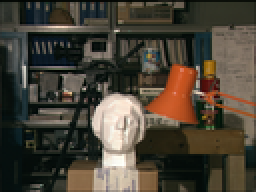
%> input picture CV-Shai/HW/test/Submit/image_left.png, 128 x 96 px, shrunk from 384 x 288 before the run (shown 2 times larger)
$ octave run_script.m   (GNU Octave 9; MATLAB toolbox functions it lacks are replaced by stand-ins)
%> lines starting %> are read from the running program, lines starting %| are printed output that depends on the picture; in (x1, y1, x2, y2) boxes, pixels count from 0 and x2, y2 are one past the last pixel; in counts of white or black regions, pixels touching at a corner belong together; the program's own positions count from 1
### CV-Shai/HW/test/Submit/compute_all.m
function compute_all(file_left_img, file_right_img, file_params)
%> called with file_left_img = 'image_left.png', file_right_img = 'image_right.png', file_params = 'params.mat'


    %% Initializing

    % Processing Parameters
    load(file_params)
    required_params = {'p_dRange', 'p_WinSize', 'p_Cost1', 'p_Cost2'};
    for ip = 1:numel(required_params)
        assert(exist(required_params{ip}, 'var') == 1, sprintf('%s is missing in params file', required_params{ip}));
    end
    num_labels = 2 * p_dRange + 1;

    % Read images
    rgb_left = imread(file_left_img);
%> rgb_left is the input picture: size 96x128x3 uint8; mean R, G, B 73.3, 66.7, 54.7
    im_left = im2double(rgb2gray(rgb_left));
    rgb_right = imread(file_right_img);
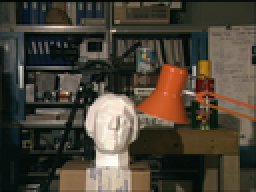
%> input picture CV-Shai/HW/test/Submit/image_right.png, 128 x 96 px, shrunk from 384 x 288 before the run (shown 2 times larger)
%> rgb_right is the input picture: size 96x128x3 uint8; mean R, G, B 74.2, 67.3, 55.2
    im_right = im2double(rgb2gray(rgb_right));

    % Draw images
    figure(101);
    subplot(1, 2, 1); imshow(im_left); title('Left Image');
    subplot(1, 2, 2); imshow(im_right); title('Right Image');


    %% SSD Distance matrix

    % Compute Sum-Square-Diff distance
    ssdd = ssd_distance(im_left, im_right, p_WinSize, p_dRange);


    %% Naive disparity image

    % Construct disparity image
    label_no_smooth = naive_labeling(ssdd);

    % Draw disparity image
    figure(102);
    subplot(1, 2, 1); imshow(rgb_left); title('Source Image');
    subplot(1, 2, 2);
    imshow(label_no_smooth, [1, num_labels]);
    colormap('jet'); title('Naive Depth');


    %% Smooth disparity image - Dynamic Programming

    % Construct disparity image
    label_smooth_dp = dp_labeling(ssdd, p_Cost1, p_Cost2);

    % Draw disparity image
    figure(103);
    subplot(1, 2, 1); imshow(rgb_left); title('Source Image');
    subplot(1, 2, 2);
    imshow(label_smooth_dp, [1, num_labels]);
    colormap('jet'); title('Smooth Depth - DP');


    %% Smooth disparity image - Semi-Global Mapping

    % Construct disparity image
    label_smooth_sgm = sgm_labeling(ssdd, p_Cost1, p_Cost2);

    % Draw disparity image
    figure(104);
    subplot(1, 2, 1); imshow(rgb_left); title('Source Image');
    subplot(1, 2, 2);
    imshow(label_smooth_sgm, [1, num_labels]);
    colormap('jet'); title('Smooth Depth - SGM');


    %% Final results

    figure(105);
    subplot(2, 2, 1); imshow(rgb_left); title('Source');
    subplot(2, 2, 2);
    imshow(label_no_smooth, [1, num_labels]);
    colormap('jet'); title('SSD');
    subplot(2, 2, 3);
    imshow(label_smooth_dp, [1, num_labels]);
    colormap('jet'); title(sprintf('DP (%0.1f,%0.1f)', p_Cost1, p_Cost2));
    subplot(2, 2, 4);
    imshow(label_smooth_sgm, [1, num_labels]);
    colormap('jet'); title(sprintf('SGM (%0.1f,%0.1f)', p_Cost1, p_Cost2));

end

### CV-Shai/HW/test/Submit/ssd_distance.m
function [ssdd] = ssd_distance_bkp (im_left, im_right, win_size, dsp_range)
%> called with win_size = 3, dsp_range = 20

    % initialize ssdd matrix:
    dsp_full_range = -dsp_range:dsp_range;
    [nRows, nCols] = size(im_left);
%> nRows = 96; nCols = 128
    nLabels=2*dsp_range + 1;
    window = ones(win_size);
    ssdd=zeros(nRows, nCols, nLabels);

    % Input images are rectified => x-axis search only
    im_right_padded = zeros(nRows,nCols+nLabels-1);
    im_right_padded(:,dsp_range+1:dsp_range+nCols) = im_right;

    for i = 1:nLabels
        % Shift im_right in the current disparity
        shift_im_right = im_right_padded(:,dsp_range+1+dsp_full_range(i):dsp_range+1+dsp_full_range(i)+nCols-1);
        % Perform conv2 with the square diff matrix.
        	ssdd(:,:,i) = conv2( (shift_im_right - im_left(:,:)).^2, window, 'same');
    end

    % Normalization
    ssdd = 255 * ( ssdd - min(ssdd(:)) ) / ( max(ssdd(:)) - min(ssdd(:)) );


end

### CV-Shai/HW/test/Submit/naive_labeling.m
function [label_no_smooth] = naive_labeling(ssdd)

    [~, label_no_smooth] = min(ssdd,[],3);

% [10 lines of commented-out code are left out]
end

### CV-Shai/HW/test/Submit/dp_grade_slice.m
function [ L_slice ] = dp_grade_slice (C_slice, P1, P2)

    [nLabels, nCols]=size(C_slice);


    % L_slice always gets atleast C_slice: L_slice(d,col)=C_slice(d,col)
    L_slice=C_slice;
    L_slice_pad = [inf*ones([1,nCols]); L_slice; inf*ones([1,nCols])];

    for col=2:nCols
        min_prev_col=min(L_slice(:,col-1));
        % L(d,col-1)
        val1 = L_slice_pad(2:end-1,col-1);
        val2 = P1 + min( L_slice_pad(3:end,col-1),...
        L_slice_pad(1:end-2,col-1) );

        % min{L(d+k,col-1)} when k>=2
        val3 = (P2 + min (L_slice_pad(:, col - 1)))*ones([nLabels,1]);
        M = min(min(val1, val2), val3);
        L_slice_pad(2:end-1,col) = L_slice_pad(2:end-1,col) + M -min_prev_col;
    end
    L_slice = L_slice_pad(2:end-1,:) ;
end

### CV-Shai/HW/test/Submit/dp_labeling.m
function [ label_smooth_dp] = dp_labeling(C, P1, P2)
%> called with P1 = 0.5, P2 = 3

        [nRows, nCols, ~]=size(C);
        label_smooth_dp=zeros(nRows, nCols);

        for row=1:nRows
             L_silce_h = dp_grade_slice (squeeze(C(row,:,:))', P1, P2);
            [~, label_smooth_dp(row,:)] = min(L_silce_h);
        end


end

### CV-Shai/HW/test/Submit/sgm_labeling.m
function label_smooth_sgm = sgm_labeling(C, P1, P2);
%> called with P1 = 0.5, P2 = 3
%SGM_LABELING - find disparcity map based on minimum ssdd of 8 directions
%
[m, n, ~] = size(C);
%> m = 96; n = 128
label_smooth_sgm = zeros(m, n);

%%
% Horizontal direction
for i=1:m
    L1 = dp_grade_slice (get_slice_direction(C, 1, i), P1, P2);
    L5 = dp_grade_slice (get_slice_direction(C, 5, i), P1, P2);
    [~, L1_min] = min(L1);
    [~, L5_min] = min(L5);
    label_smooth_sgm(i,:) = label_smooth_sgm(i,:) + L1_min + L5_min;
end

%%
% Vertical direction

for i=1:n
    L3 = dp_grade_slice (get_slice_direction(C, 3, i), P1, P2);
    L7 = dp_grade_slice (get_slice_direction(C, 7, i), P1, P2);
    [~, L3_min] = min(L3);
    [~, L7_min] = min(L7);
    label_smooth_sgm(:,i) = label_smooth_sgm(:,i) + L3_min' + L7_min';
end
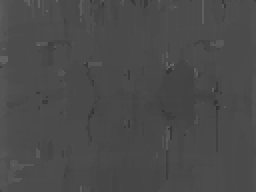
%> label_smooth_sgm: size 96x128 double (shown 2 times larger); min 49, max 105, mean 74.5

%%
% Diagnals

for i= -m + 1: 1: n-1
    L2 = dp_grade_slice (get_slice_direction(C, 2, i), P1, P2);
    L4 = dp_grade_slice (get_slice_direction(C, 4, i), P1, P2);
    L6 = dp_grade_slice (get_slice_direction(C, 6, i), P1, P2);
    L8 = dp_grade_slice (get_slice_direction(C, 8, i), P1, P2);
    sub = diagnum2ind(m, n, i);
    [~, L2_min] = min(L2);
    [~, L6_min] = min(L6);
    label_smooth_sgm(sub) = label_smooth_sgm(sub) + L2_min + fliplr(L6_min);

    tmp = zeros([m,n]);
    [~, L4_min] = min(L4);
    [~, L8_min] = min(L8);
    tmp(sub) = L4_min + fliplr(L8_min);
    label_smooth_sgm = label_smooth_sgm + fliplr(tmp);
end
%> this loop made 223 passes
%> (L6_min, L4_min, L8_min) on passes 3 to 4: ([21 21 21], [21 18 18], [19 19 18]), ([21 21 21 21], [21 21 18 18], [19 19 18 18])
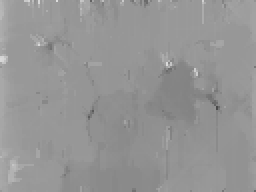
%> label_smooth_sgm: size 96x128 double (shown 2 times larger); min 73, max 220, mean 149
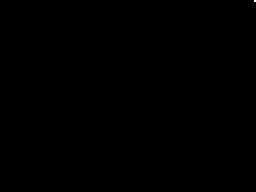
%> tmp: size 96x128 double (shown 2 times larger); values 0 (black) and 46 (white), 0.01% white in thin lines or dots, all inside (x1, y1, x2, y2) = (127, 0, 128, 1)

label_smooth_sgm = label_smooth_sgm /8;
end


function ind = diagnum2ind(m, n, diagnum)


if diagnum < 0
    row_sub = abs(diagnum)+1:1:m;
    col_sub = 1:1:min(length(row_sub),n);
    row_sub = row_sub(1:length(col_sub));
else
    col_sub = abs(diagnum)+1:1:n;
    row_sub = 1:1:min(length(col_sub),m);
    col_sub = col_sub(1:length(row_sub));
end
ind = sub2ind([m,n], row_sub, col_sub);
end

### CV-Shai/HW/test/Submit/get_slice_direction.m
function slice  = get_slice_direction(C, slice_direction, slice_idx)
%get_slice_direction  - get slices of ssdd matrix.
%   depending on direction get slices of C[dXnXm]- tensor of pixels per
%   disparity values. for diagnle directions indexing is used as
%   library function `diag` uses.

if slice_direction == 1 || slice_direction == 5
    slice = get_slice15(C, slice_idx, slice_direction == 5);
elseif slice_direction == 2 || slice_direction == 6
    slice = get_slice26(C, slice_idx, slice_direction == 6);
elseif slice_direction == 3 || slice_direction == 7
    slice = get_slice15(permute(C, [2, 1, 3]), slice_idx, slice_direction == 7);
elseif slice_direction == 4 || slice_direction == 8
    slice = get_slice26(fliplr(C), slice_idx, slice_direction == 8);


end
end

function  slice = get_slice15(C, slice_idx, flip)
    slice = C(slice_idx, :, :);
    if flip
        slice = fliplr(slice);
    end
    slice = squeeze(slice)';
end

function slice = get_slice26(C, slice_idx, flip)

    %slice_idx - -1 is the first diag under the main diag
    %             1 is the first diag right to the main diag
    [~, ~, d] = size(C);
    slice = zeros([d, length(diag(C(:,:,1), slice_idx))]);

    for i=1:d
        slice(i,:) = diag(C(:,:,i), slice_idx);
    end

    if flip
        slice = fliplr(slice);
    end
end

### CV-Shai/HW/test/Submit/run_script.m

clc;
close all;
clear variables;
dbstop if error;

% Built-in images
tic
compute_all('image_left.png', 'image_right.png', 'params.mat')
toc

% Student images
tic
compute_all('my_image_left.png', 'my_image_right.png', 'my_params.mat')
%> call 2 of compute_all, with file_left_img = 'my_image_left.png', file_right_img = 'my_image_right.png', file_params = 'my_params.mat'
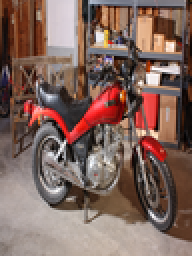
%> input picture CV-Shai/HW/test/Submit/my_image_left.png, 96 x 128 px, shrunk from 288 x 384 before the run (shown 2 times larger)
%> in compute_all, rgb_left is the input picture: size 128x96x3 uint8; mean R, G, B 128.5, 101.6, 93
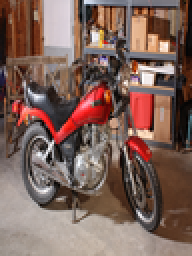
%> input picture CV-Shai/HW/test/Submit/my_image_right.png, 96 x 128 px, shrunk from 288 x 384 before the run (shown 2 times larger)
%> in compute_all, rgb_right is the input picture: size 128x96x3 uint8; mean R, G, B 125.7, 98.5, 89.5
%> (the run ends here)
